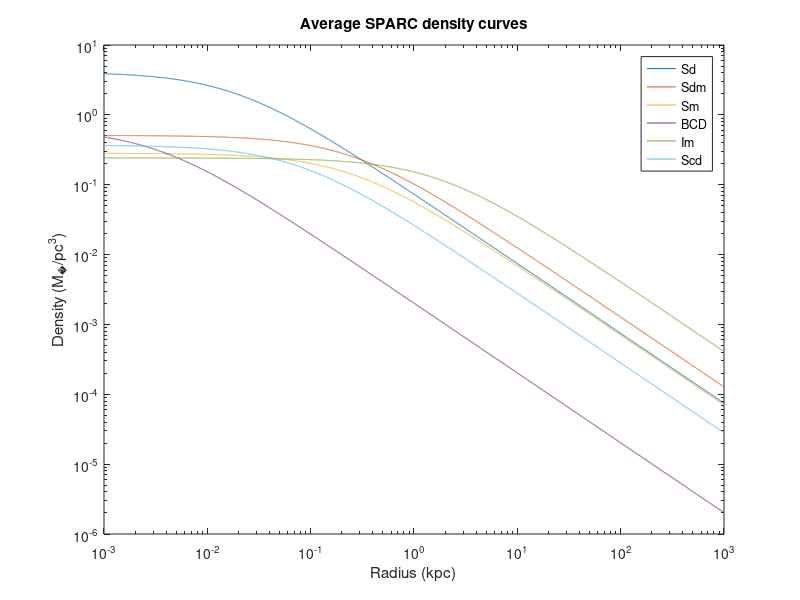

Source code (MATLAB):
%r_sd = [0. 0.95345455  1.90690909  2.86036364  3.81381818  4.76727273 5.72072727  6.67418182  7.62763636  8.58109091  9.53454545 10.488 11.44145455 12.39490909 13.34836364 14.30181818 15.25527273 16.20872727 17.16218182 18.11563636 19.06909091 20.02254545 20.976      21.92945455 22.88290909 23.83636364 24.78981818 25.74327273 26.69672727 27.65018182 28.60363636 29.55709091 30.51054545 31.464      32.41745455 33.37090909 34.32436364 35.27781818 36.23127273 37.18472727 38.13818182 39.09163636 40.04509091 40.99854545 41.952      42.90545455 43.85890909 44.81236364 45.76581818 46.71927273 47.67272727 48.62618182 49.57963636 50.53309091 51.48654545 52.44 53.39345455 54.34690909 55.30036364 56.25381818 57.20727273 58.16072727 59.11418182 60.06763636 61.02109091 61.97454545 62.928      63.88145455 64.83490909 65.78836364 66.74181818 67.69527273 68.64872727 69.60218182 70.55563636 71.50909091 72.46254545 73.416 74.36945455 75.32290909 76.27636364 77.22981818 78.18327273 79.13672727 80.09018182 81.04363636 81.99709091 82.95054545 83.904      84.85745455 85.81090909 86.76436364 87.71781818 88.67127273 89.62472727 90.57818182 91.53163636 92.48509091 93.43854545 94.392     ];

%avg_sd = [4.09389458e-01 9.29512028e-02 3.41397012e-02 1.51124687e-02 7.76022028e-03 4.44970511e-03 2.76922312e-03 1.83382649e-03 1.27449255e-03 9.20498131e-04 6.85948677e-04 5.24569382e-04 4.09980778e-04 3.26416214e-04 2.64066308e-04 2.16614317e-04 1.79869420e-04 1.50977766e-04 1.27950744e-04 1.09374083e-04 9.42234540e-05 8.17446899e-05 7.13742404e-05 6.26852889e-05 5.53505854e-05 4.91163838e-05 4.37838903e-05 3.91958717e-05 3.52268666e-05 3.17759437e-05 2.87612857e-05 2.61160979e-05 2.37854872e-05 2.17240606e-05 1.98940613e-05 1.82639119e-05 1.68070659e-05 1.55010974e-05 1.43269737e-05 1.32684716e-05 1.23117049e-05 1.14447414e-05 1.06572891e-05 9.94043945e-06 9.28645517e-06 8.68859432e-06 8.14096424e-06 7.63839924e-06 7.17635816e-06 6.75083800e-06 6.35830098e-06 5.99561267e-06 5.65998936e-06 5.34895312e-06 5.06029331e-06 4.79203354e-06 4.54240326e-06 4.30981311e-06 4.09283373e-06 3.89017722e-06 3.70068109e-06 3.52329428e-06 3.35706482e-06 3.20112920e-06 3.05470282e-06 2.91707180e-06 2.78758559e-06 2.66565053e-06 2.55072416e-06 2.44231009e-06 2.33995354e-06 2.24323729e-06 2.15177817e-06 2.06522379e-06 1.98324974e-06 1.90555703e-06 1.83186977e-06 1.76193314e-06 1.69551153e-06 1.63238687e-06 1.57235711e-06 1.51523489e-06 1.46084630e-06 1.40902976e-06 1.35963501e-06 1.31252221e-06 1.26756109e-06 1.22463022e-06 1.18361628e-06 1.14441347e-06 1.10692292e-06 1.07105215e-06 1.03671462e-06 1.00382930e-06 9.72320208e-07 9.42116108e-07 9.13150134e-07 8.85359491e-07 8.58685169e-07 8.33071674e-07];

%r_sdm = [0.0 0.6741414141414142 1.3482828282828283 2.0224242424242425 2.6965656565656566 3.3707070707070703 4.044848484848485 4.718989898989899 5.393131313131313 6.067272727272727 6.741414141414141 7.415555555555554 8.08969696969697 8.763838383838383 9.437979797979798 10.112121212121211 10.786262626262626 11.460404040404038 12.134545454545455 12.808686868686868 13.482828282828281 14.156969696969696 14.831111111111108 15.505252525252525 16.17939393939394 16.853535353535353 17.527676767676766 18.20181818181818 18.875959595959596 19.55010101010101 20.224242424242423 20.89838383838384 21.572525252525253 22.246666666666666 22.920808080808076 23.594949494949493 24.26909090909091 24.943232323232323 25.617373737373736 26.291515151515153 26.965656565656563 27.639797979797976 28.313939393939393 28.98808080808081 29.662222222222216 30.336363636363632 31.01050505050505 31.684646464646463 32.35878787878788 33.03292929292929 33.707070707070706 34.38121212121212 35.05535353535353 35.72949494949495 36.40363636363636 37.077777777777776 37.75191919191919 38.42606060606061 39.10020202020202 39.77434343434343 40.448484848484846 41.12262626262626 41.79676767676768 42.47090909090909 43.145050505050506 43.819191919191915 44.49333333333333 45.16747474747475 45.84161616161615 46.51575757575757 47.189898989898985 47.864040404040395 48.53818181818182 49.21232323232323 49.886464646464646 50.56060606060606 51.23474747474747 51.90888888888889 52.583030303030306 53.25717171717171 53.931313131313125 54.60545454545454 55.27959595959595 55.95373737373737 56.627878787878785 57.3020202020202 57.97616161616162 58.65030303030303 59.32444444444443 59.99858585858586 60.672727272727265 61.34686868686868 62.0210101010101 62.69515151515151 63.369292929292925 64.04343434343434 64.71757575757576 65.39171717171718 66.06585858585858 66.74];

%avg_sdm = [0.5049702913145139 0.1828400378096763 0.09331476763906983 0.0532477783025213 0.03235032003368462 0.02071720989790328 0.013897806337159242 0.009704583580101143 0.007012201916621473 0.005216171612348109 0.003977487395696113 0.0030980844906826747 0.00245780508705028 0.001981234033136044 0.0016195740145873796 0.0013403787717563376 0.0011215417674430542 0.0009476682540353545 0.0008078245183486587 0.0006941060318226682 0.000600705506261234 0.000523293551194453 0.0004585991650585923 0.0004041205828213378 0.00035792275463172445 0.0003184933919639107 0.00028463924028455955 0.000255410388605151 0.0002300443874029861 0.00020792453932709488 0.0001885484505629514 0.0001715040927238325 0.00015645141909614225 0.00014310812837585693 0.00013123855355990085 0.000120644925813427 0.00011116045776736847 0.00010264383126079255 9.497477699409434e-05 8.805050888909594e-05 8.178283180052887e-05 7.609578295460292e-05 7.092369890608498e-05 6.620962362353548e-05 6.190399149260867e-05 5.7963532993620234e-05 5.4350361604640585e-05 5.103120887424244e-05 4.797678116989038e-05 4.516121676580613e-05 4.256162600923347e-05 4.015770053952637e-05 3.7931380115512634e-05 3.5866567674880185e-05 3.394888491397341e-05 3.2165462021774525e-05 3.050475629359277e-05 2.8956395239353177e-05 2.7511040528597783e-05 2.6160269711090938e-05 2.4896473143365023e-05 2.3712763957604608e-05 2.260289924587066e-05 2.1561210912571105e-05 2.0582544881545452e-05 1.966220753943044e-05 1.8795918460811277e-05 1.7979768598489475e-05 1.7210183238449875e-05 1.648388911741978e-05 1.57978851842596e-05 1.5149416557256137e-05 1.4535951289730014e-05 1.3955159607888286e-05 1.3404895328941373e-05 1.2883179205312888e-05 1.2388183973265156e-05 1.1918220912246451e-05 1.147172774541311e-05 1.1047257732656666e-05 1.064346982555088e-05 1.0259119769327302e-05 9.893052050633106e-06 9.544192601707617e-06 9.2115421819817e-06 8.894170367163472e-06 8.59121008380388e-06 8.30185263428773e-06 8.025343163300238e-06 7.760976522187118e-06 7.508093492354205e-06 7.266077333021929e-06 7.0343506223332335e-06 6.812372364070305e-06 6.599635335120579e-06 6.395663651390545e-06 6.200010532137678e-06 6.012256244710471e-06 5.832006213484507e-06 5.658889278385138e-06];

%r_sm = [0.0 0.40308922558922555 0.8061784511784511 1.2092676767676769 1.6123569023569022 2.0154461279461278 2.4185353535353538 2.821624579124579 3.2247138047138044 3.6278030303030295 4.0308922558922555 4.433981481481481 4.8370707070707075 5.240159932659933 5.643249158249158 6.046338383838385 6.449427609427609 6.852516835016833 7.255606060606059 7.658695286195285 8.061784511784511 8.464873737373738 8.867962962962961 9.271052188552188 9.674141414141415 10.077230639730638 10.480319865319865 10.88340909090909 11.286498316498315 11.689587542087542 12.09267676767677 12.495765993265996 12.898855218855218 13.301944444444445 13.705033670033666 14.108122895622893 14.511212121212118 14.914301346801347 15.31739057239057 15.720479797979799 16.123569023569022 16.52665824915825 16.929747474747476 17.3328367003367 17.735925925925923 18.139015151515153 18.542104377104376 18.945193602693603 19.34828282828283 19.751372053872057 20.154461279461277 20.557550505050507 20.96063973063973 21.363728956228957 21.76681818181818 22.169907407407408 22.57299663299663 22.976085858585858 23.379175084175085 23.782264309764304 24.18535353535354 24.588442760942755 24.991531986531992 25.39462121212121 25.797710437710435 26.20079966329966 26.60388888888889 27.006978114478112 27.410067340067332 27.81315656565656 28.216245791245786 28.61933501683502 29.022424242424236 29.425513468013467 29.828602693602694 30.231691919191917 30.63478114478114 31.037870370370367 31.440959595959598 31.844048821548814 32.247138047138044 32.650227272727264 33.0533164983165 33.456405723905725 33.85949494949495 34.26258417508418 34.6656734006734 35.06876262626262 35.471851851851845 35.87494107744107 36.278030303030306 36.681119528619526 37.08420875420875 37.48729797979797 37.890387205387206 38.29347643097643 38.69656565656566 39.09965488215488 39.502744107744114 39.90583333333333];

%avg_sm = [0.2785053756385194 0.1318459513992118 0.07920940162964639 0.05377337471048186 0.038601611963713124 0.028685169404391253 0.02187880860415109 0.017044562004242272 0.013516542091661232 0.01088304332381334 0.00887924076604053 0.007329195317613526 0.006112754663389226 0.005145888445206454 0.004368601947812857 0.003737281236919182 0.0032197132185420637 0.0027917676486708 0.0024351391659258406 0.0021357816007220353 0.0018828040679409635 0.001667680970417709 0.0014836790265400012 0.0013254366277761177 0.001188651586631045 0.0010698469712766203 0.0009661938358780526 0.0008753758403645097 0.0007954850099999654 0.0007249408522633189 0.0006624271411353276 0.0006068421706394718 0.0005572593535529286 0.0005128958217437772 0.00047308725676115364 0.0004372676021644533 0.0004049526240011697 0.00037572652209370383 0.0003492309732546131 0.0003251561232421065 0.0003032331480896044 0.00028322808535634467 0.0002649366977087424 0.00024818017939447776 0.00023280155384893062 0.00021866264030407926 0.00020564149068514104 0.0001936302166701538 0.00018253314161306296 0.00017226522390519723 0.00016275070790038574 0.00015392196624114144 0.00014571850367529963 0.00013808609753975545 0.00013097605424247386 0.00012434456447865872 0.00011815214271665767 0.000112363138798915 0.0001069453114148659 0.00010186945478960357 9.71090712535061e-05 9.264008346141887e-05 8.844058095398162e-05 8.449059652955232e-05 8.077190854838174e-05 7.726786584203649e-05 7.396323236760507e-05 7.084404914194468e-05 6.789751132768696e-05 6.511185862944045e-05 6.247627740351215e-05 5.998081309407365e-05 5.7616291788486485e-05 5.5374249839029255e-05 5.324687063135755e-05 5.122692769487085e-05 4.930773344945124e-05 4.7483092969042064e-05 4.5747262217162874e-05 4.409491027433159e-05 4.252108513385492e-05 4.10211826917225e-05 3.959091859939101e-05 3.822630268591677e-05 3.692361568891505e-05 3.5679388062808614e-05 3.449038065830945e-05 3.335356708951139e-05 3.2266117624751396e-05 3.1225384454861345e-05 3.022888820787178e-05 2.9274305592899782e-05 2.835945806807009e-05 2.748230143807542e-05 2.6640916296540964e-05 2.583349923686444e-05 2.50583547627819e-05 2.4313887836668654e-05 2.3598597009621755e-05 2.2911068082766876e-05];

%r_bcd = [ 0.0 3.509090909090909 7.018181818181818 10.527272727272727 14.036363636363635 17.545454545454543 21.054545454545455 24.563636363636363 28.07272727272727 31.58181818181818 35.090909090909086 38.599999999999994 42.10909090909091 45.61818181818182 49.127272727272725 52.63636363636363 56.14545454545454 59.65454545454545 63.16363636363636 66.67272727272727 70.18181818181817 73.69090909090909 77.19999999999999 80.7090909090909 84.21818181818182 87.72727272727272 91.23636363636363 94.74545454545454 98.25454545454545 101.76363636363635 105.27272727272727 108.78181818181817 112.29090909090908 115.8 119.3090909090909 122.81818181818181 126.32727272727271 129.83636363636361 133.34545454545454 136.85454545454544 140.36363636363635 143.87272727272727 147.38181818181818 150.89090909090908 154.39999999999998 157.9090909090909 161.4181818181818 164.9272727272727 168.43636363636364 171.94545454545454 175.45454545454544 178.96363636363634 182.47272727272727 185.98181818181817 189.49090909090907 192.99999999999997 196.5090909090909 200.0181818181818 203.5272727272727 207.03636363636363 210.54545454545453 214.05454545454543 217.56363636363633 221.07272727272726 224.58181818181816 228.09090909090907 231.6 235.1090909090909 238.6181818181818 242.1272727272727 245.63636363636363 249.14545454545453 252.65454545454543 256.16363636363633 259.67272727272723 263.1818181818182 266.6909090909091 270.2 273.7090909090909 277.2181818181818 280.7272727272727 284.2363636363636 287.74545454545455 291.25454545454545 294.76363636363635 298.27272727272725 301.78181818181815 305.29090909090905 308.79999999999995 312.3090909090909 315.8181818181818 319.3272727272727 322.8363636363636 326.3454545454545 329.8545454545454 333.3636363636363 336.8727272727273 340.3818181818182 343.8909090909091 347.4];

%avg_bcd = [ 0.6313425716799994 0.00010955823346239641 1.4151459264282316e-05 4.238148540753455e-06 1.79748770707769e-06 9.232379249791418e-07 5.354093844052582e-07 3.3767489578353147e-07 2.2647077367222249e-07 1.5919694466668288e-07 1.1613580194021411e-07 8.730447955120001e-08 6.727873027482768e-08 5.29378739173559e-08 4.239966375985691e-08 3.448281183391956e-08 2.8420398181457116e-08 2.369974115937995e-08 1.9969259140598593e-08 1.698237286184214e-08 1.4562666749520432e-08 1.2581658599691065e-08 1.0944267862236707e-08 9.579108417103848e-09 8.43187615972651e-09 7.460764188137847e-09 6.633232111130395e-09 5.923695656606629e-09 5.311851848304173e-09 4.781449630205423e-09 4.3193769655958724e-09 3.9149756295363725e-09 3.5595217462524093e-09 3.2458282978650725e-09 2.967938308230256e-09 2.7208860796684706e-09 2.500509961525911e-09 2.303304468385875e-09 2.126302683379475e-09 1.9669821440218615e-09 1.823189064252071e-09 1.69307696961023e-09 1.575056733357138e-09 1.4677556848726702e-09 1.3699839783816753e-09 1.2807068033957435e-09 1.199021319676406e-09 1.1241374319656425e-09 1.0553617000608365e-09 9.920838205219671e-10 9.337652266988256e-10 8.799294408409368e-10 8.301538810771114e-10 7.840628810315282e-10 7.41321723839479e-10 7.016315276893953e-10 6.647248485638684e-10 6.303618889900838e-10 5.983272204382438e-10 5.684269423862036e-10 5.40486213677407e-10 5.143471021730348e-10 4.89866707263426e-10 4.669155168972664e-10 4.4537596668106084e-10 4.251411735138948e-10 4.0611382032909413e-10 3.882051719572101e-10 3.713342050191304e-10 3.5542683719801477e-10 3.404152433008873e-10 3.262372472680545e-10 3.128357807727167e-10 3.001584003168789e-10 2.8815685580817445e-10 2.767867045247219e-10 2.660069651659476e-10 2.557798073666487e-10 2.460702726363998e-10 2.368460231908457e-10 2.2807711557741792e-10 2.1973579637554195e-10 2.1179631757893034e-10 2.04234769552219e-10 1.9702892970204156e-10 1.9015812521880226e-10 1.8360310843424162e-10 1.773459435051451e-10 1.7136990327837515e-10 1.6565937531955236e-10 1.6019977619949073e-10 1.5497747323091256e-10 1.4997971293475806e-10 1.4519455559203637e-10 1.406108153049317e-10 1.362180050508827e-10 1.3200628626655475e-10 1.279664225458598e-10 1.2408973707816376e-10 1.2036807349019471e-10];

%r_im = [ 0.0 0.43528860028860017 0.8705772005772003 1.305865800865801 1.7411544011544007 2.1764430014430016 2.611731601731602 3.047020202020203 3.4823088023088014 3.917597402597402 4.352886002886003 4.788174603174603 5.223463203463204 5.658751803751804 6.094040404040406 6.529329004329006 6.964617604617603 7.399906204906203 7.835194805194804 8.270483405483406 8.705772005772006 9.141060606060607 9.576349206349207 10.011637806637808 10.446926406926409 10.882215007215006 11.317503607503609 11.752792207792206 12.188080808080812 12.623369408369411 13.058658008658012 13.49394660894661 13.929235209235205 14.364523809523806 14.799812409812406 15.23510101010101 15.670389610389607 16.10567821067821 16.54096681096681 16.97625541125541 17.411544011544013 17.84683261183261 18.282121212121215 18.717409812409812 19.152698412698413 19.58798701298701 20.023275613275615 20.458564213564216 20.893852813852817 21.329141414141414 21.764430014430012 22.199718614718613 22.635007215007217 23.070295815295815 23.505584415584412 23.940873015873017 24.376161616161625 24.81145021645022 25.246738816738823 25.68202741702741 26.117316017316025 26.55260461760462 26.98789321789322 27.423181818181824 27.85847041847041 28.293759018759015 28.729047619047613 29.164336219336224 29.59962481962481 30.03491341991342 30.47020202020202 30.90549062049062 31.340779220779215 31.77606782106782 32.21135642135642 32.64664502164502 33.08193362193362 33.51722222222223 33.95251082251082 34.387799422799425 34.823088023088026 35.25837662337663 35.69366522366522 36.128953823953815 36.56424242424243 36.99953102453102 37.434819624819625 37.87010822510822 38.305396825396826 38.74068542568542 39.17597402597402 39.611262626262636 40.04655122655123 40.481839826839824 40.91712842712843 41.35241702741704 41.787705627705634 42.22299422799423 42.65828282828283 43.09357142857143];

%avg_im = [0.2508152719418523 0.17906665297180177 0.1459819718553426 0.12812745871924852 0.11668802380275343 0.10817316118818801 0.10115303261415831 0.09501100749761174 0.08946254721328369 0.08436513991287431 0.0796399181864682 0.07523790497148733 0.07112494654601027 0.06727478916670156 0.06366580785095868 0.06027940299724426 0.057099167573387656 0.05411041473150491 0.05129987821699856 0.048655500171188235 0.04616626760961228 0.04382207981814985 0.04161363807965044 0.03953235303696578 0.0375702666211627 0.03571998617837689 0.03397462879593348 0.03232777408858133 0.03077342393787764 0.029305967900318027 0.02792015321065986 0.026611058499779024 0.025374070516559925 0.0242048632886999 0.023099379278215423 0.022053812185739347 0.021064591136105235 0.020128366039226204 0.01924199396783796 0.01840252642997541 0.01760719744142902 0.016853412323850226 0.01613873716925492 0.015460888922707519 0.014817726042974533 0.014207239706711058 0.013627545525894402 0.013076875751207303 0.012553571936243296 0.012056078039013363 0.011582933938460787 0.011132769344672834 0.010704298082306432 0.010296312727484169 0.009907679579109391 0.009537333946221294 0.009184275733679277 0.008847565309138217 0.00852631963495623 0.008219708649363437 0.00792695188191214 0.007647315288922075 0.0073801082953251634 0.007124681029998371 0.006880421742347049 0.006646754388561083 0.006423136376609207 0.006209056459660479 0.006004032768224167 0.005807610971878513 0.005619362562013989 0.0054388832475470664 0.00526579145606554 0.005099726933346478 0.0049403494346424385 0.004787337501561779 0.004640387318774642 0.004499211645158518 0.004363538814356949 0.004233111800062701 0.004107687341653455 0.003987035126105012 0.0038709370223847335 0.0037591863647877194 0.0036515872819208968 0.0035479540682667363 0.0034481105954696995 0.003351889760685517 0.0032591329695170674 0.003169689651231681 0.003083416804113886 0.0030001785689559063 0.002919845828826074 0.0028422958333836636 0.0027674118461279208 0.002695082813080045 0.0026252030515000286 0.0025576719573361397 0.0024923937301939833 0.0024292771146949615];

%r_scd = [0.0 0.47436868686868683 0.9487373737373737 1.4231060606060604 1.8974747474747473 2.3718434343434343 2.8462121212121207 3.320580808080808 3.7949494949494946 4.269318181818182 4.7436868686868685 5.218055555555556 5.6924242424242415 6.16679292929293 6.641161616161616 7.115530303030303 7.589898989898989 8.064267676767678 8.538636363636364 9.01300505050505 9.487373737373737 9.961742424242424 10.436111111111112 10.910479797979797 11.384848484848483 11.859217171717173 12.33358585858586 12.807954545454546 13.282323232323233 13.756691919191919 14.231060606060606 14.705429292929294 15.179797979797979 15.654166666666665 16.128535353535355 16.60290404040404 17.077272727272728 17.551641414141415 18.0260101010101 18.500378787878788 18.974747474747474 19.44911616161616 19.923484848484847 20.397853535353534 20.872222222222224 21.34659090909091 21.820959595959593 22.295328282828287 22.769696969696966 23.244065656565656 23.718434343434346 24.19280303030303 24.66717171717172 25.141540404040406 25.615909090909092 26.09027777777778 26.564646464646465 27.03901515151515 27.513383838383838 27.987752525252525 28.46212121212121 28.936489898989898 29.410858585858588 29.88522727272727 30.359595959595957 30.833964646464644 31.30833333333333 31.78270202020202 32.25707070707071 32.7314393939394 33.20580808080808 33.68017676767676 34.154545454545456 34.62891414141414 35.10328282828283 35.577651515151516 36.0520202020202 36.52638888888889 37.000757575757575 37.47512626262626 37.94949494949495 38.423863636363635 38.89823232323232 39.372601010101015 39.846969696969694 40.32133838383838 40.79570707070707 41.27007575757575 41.74444444444445 42.21881313131313 42.69318181818182 43.16755050505051 43.641919191919186 44.11628787878787 44.59065656565657 45.06502525252525 45.53939393939393 46.013762626262626 46.48813131313131 46.9625];

%avg_scd = [0.3678545520140775 0.067003990435245 0.028809968098264138 0.01425563878936011 0.007832120283718443 0.004683694892955014 0.0029965159116244525 0.0020227657061403326 0.0014255250915250952 0.0010404556419226962 0.0007817018614265282 0.0006017045907126776 0.0004727702449151178 0.0003780688241328673 0.00030698858698396367 0.0002526210700809811 0.0002103410762502129 0.00017697474416498714 0.00015029597713795353 0.00012871265228884095 0.00011106594833330345 9.649898707697708e-05 8.436901818215398e-05 7.418758187779917e-05 6.55790207279113e-05 5.8251252758041895e-05 5.197487964671302e-05 4.6568050966612683e-05 4.1885361660827225e-05 3.7809613849296626e-05 3.424563836835972e-05 3.111561474767692e-05 2.8355493146325064e-05 2.591223491246607e-05 2.374166706955474e-05 2.1806801327518562e-05 2.007650752501714e-05 1.8524459639225126e-05 1.7128292970958084e-05 1.5868926093711115e-05 1.4730012212713526e-05 1.3697492808611799e-05 1.2759232611139825e-05 1.190471960976423e-05 1.1124817354491004e-05 1.0411559515630842e-05 9.757978764059936e-06 9.157963655992128e-06 8.606138471426584e-06 8.097761947389647e-06 7.628641628945625e-06 7.195061180321683e-06 6.793718491519469e-06 6.421672810066243e-06 6.076299444274554e-06 5.755250839881135e-06 5.456423038903185e-06 5.177926697867962e-06 4.918061979980064e-06 4.675296748378773e-06 4.448247580216283e-06 4.2356631976735235e-06 4.03640997526411e-06 3.849459235290747e-06 3.6738760870640614e-06 3.508809602044344e-06 3.3534841476938944e-06 3.2071917285631838e-06 3.069285204818017e-06 2.9391722767331155e-06 2.816310139191885e-06 2.700200723404433e-06 2.5903864542663758e-06 2.486446461344209e-06 2.3879931896495595e-06 2.2946693633707452e-06 2.2061452617464454e-06 2.1221162714432784e-06 2.042300684262845e-06 1.966437712860389e-06 1.8942857004953165e-06 1.8256205037288126e-06 1.7602340294989005e-06 1.6979329101923318e-06 1.6385373022412177e-06 1.5818797954390694e-06 1.5278044216289436e-06 1.4761657526938896e-06 1.4268280789009498e-06 1.37966465963526e-06 1.3345570394280928e-06 1.2913944229471774e-06 1.2500731032925015e-06 1.2104959385374367e-06 1.172571871983076e-06 1.1362154920618462e-06 1.1013466282418992e-06 1.0678899796530109e-06 1.0357747734832932e-06 1.0049344504886725e-06];

%curveFitter




x_sd = logspace(-3,3,10000);
y_sd = 0.07445./(x_sd+0.01816);
loglog(x_sd, y_sd)

hold on;
x_sdm = logspace(-3,3,10000);
y_sdm = 0.1276./(x_sdm+0.2512);
loglog(x_sdm, y_sdm)

hold on;
x_sm = logspace(-3,3,10000);
y_sm = 0.07046./(x_sm+0.2494);
loglog(x_sm, y_sm)

hold on;
x_bcd = logspace(-3,3,10000);
y_bcd = 0.002021./(x_bcd+0.0032);
loglog(x_bcd, y_bcd)

hold on;
x_im = logspace(-3,3,10000);
y_im = 0.4113./(x_im+1.701);
loglog(x_im, y_im)

hold on;
x_scd = logspace(-3,3,10000);
y_scd = 0.0281./(x_scd+0.07633);
loglog(x_scd, y_scd)

%solar = char(9737)
xlabel('Radius (kpc)')

solar=char(9737)
ylabel(['Density (M_',solar, '/pc^{3})']);

%ylabel('Density (M_{\odot}/pc^{3}', 'Interpreter', 'latex')
title('Average SPARC density curves')


legend('Sd', 'Sdm', 'Sm', 'BCD','Im', 'Scd') 
